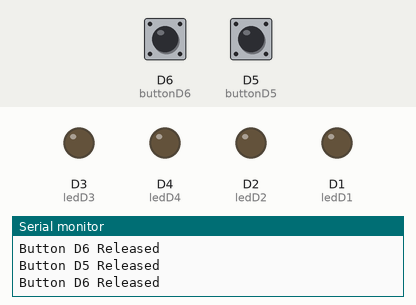
Simulated run of this sketch. Board: ESP8266 (NodeMCU). Shown: output pins drawn as LEDs (lit = HIGH), the last lines printed to the serial monitor. The test bench sets the inputs (shaded band); at power-on: D6 (buttonD6) HIGH, D5 (buttonD5) HIGH.

Above: at 1.2 s.
1.3 s: D6 (buttonD6) pulled LOW for 0.15 s
At 1.4 s:
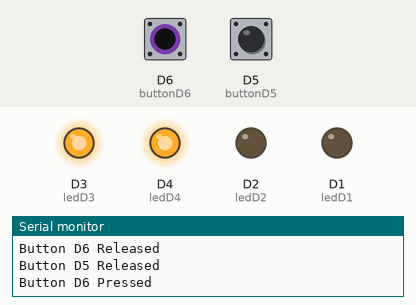
3.0 s: D5 (buttonD5) pulled LOW for 0.15 s
At 3.1 s:
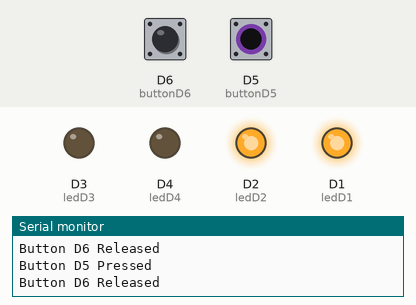
4.7 s: D5 (buttonD5) pulled LOW for 3.2 s
At 8.5 s:
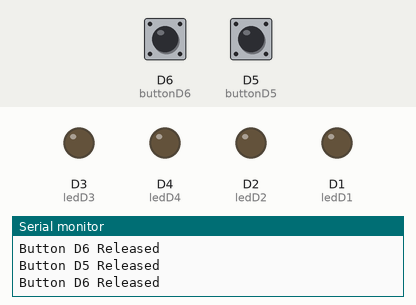
9.4 s: D6 (buttonD6) pulled LOW for 3.2 s
At 9.8 s:
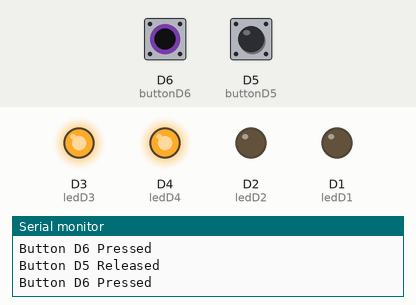
14.1 s: D6 (buttonD6) driven LOW and D5 (buttonD5) driven LOW
At 15.1 s:
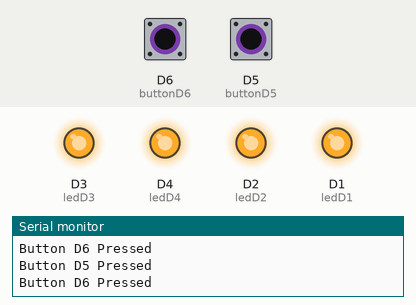
Timing chart, 0 to 16.6 s (numbered marks = the images above; inputs shaded):
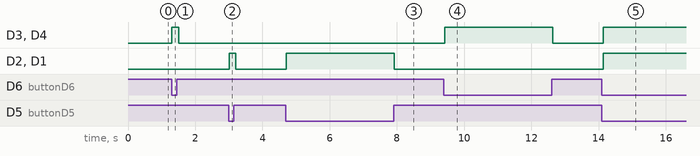

Measured:
- after the input at 1.3 s, D3 (ledD3), D4 (ledD4): LOW → HIGH at once, → LOW 0.20 s later
- after the input at 3.0 s, D2 (ledD2), D1 (ledD1): LOW → HIGH at once, → LOW 0.20 s later
- after the input at 4.7 s, D2 (ledD2), D1 (ledD1): LOW → HIGH at once, → LOW 3.2 s later
- after the input at 9.4 s, D3 (ledD3), D4 (ledD4): LOW → HIGH at once, → LOW 3.2 s later
- after the input at 14.1 s, D3 (ledD3), D4 (ledD4), D2 (ledD2), D1 (ledD1): LOW → HIGH at once

The sketch:

toggle_no_release.ino
```cpp
// Define the pins for the LEDs and buttons
const int ledD1 = D1; // D1 LED
const int ledD2 = D2; // D2 LED
const int ledD3 = D3; // D3 LED
const int ledD4 = D4; // D4 LED

const int buttonD5 = D5; // D5 button
const int buttonD6 = D6; // D6 button

void setup() {
  // Initialize LEDs as OUTPUT
  pinMode(ledD1, OUTPUT);
  pinMode(ledD2, OUTPUT);
  pinMode(ledD3, OUTPUT);
  pinMode(ledD4, OUTPUT);

  // Initialize buttons as INPUT with pull-up resistors
  pinMode(buttonD5, INPUT_PULLUP);
  pinMode(buttonD6, INPUT_PULLUP);

  // Initialize the serial communication
  Serial.begin(9600);
}

void loop() {
  // Read the state of button D5
  int stateD5 = digitalRead(buttonD5);
  // Check if button D5 is pressed
  if (stateD5 == LOW) {
    digitalWrite(ledD1, HIGH); // Turn on D1 LED
    digitalWrite(ledD2, HIGH); // Turn on D2 LED
    Serial.println("Button D5 Pressed");
  } else {
    digitalWrite(ledD1, LOW); // Turn off D1 LED
    digitalWrite(ledD2, LOW); // Turn off D2 LED
    Serial.println("Button D5 Released");
  }

  // Read the state of button D6
  int stateD6 = digitalRead(buttonD6);
  // Check if button D6 is pressed
  if (stateD6 == LOW) {
    digitalWrite(ledD3, HIGH); // Turn on D3 LED
    digitalWrite(ledD4, HIGH); // Turn on D4 LED
    Serial.println("Button D6 Pressed");
  } else {
    digitalWrite(ledD3, LOW); // Turn off D3 LED
    digitalWrite(ledD4, LOW); // Turn off D4 LED
    Serial.println("Button D6 Released");
  }

  delay(100); // Add a small delay to debounce the buttons
}
```
